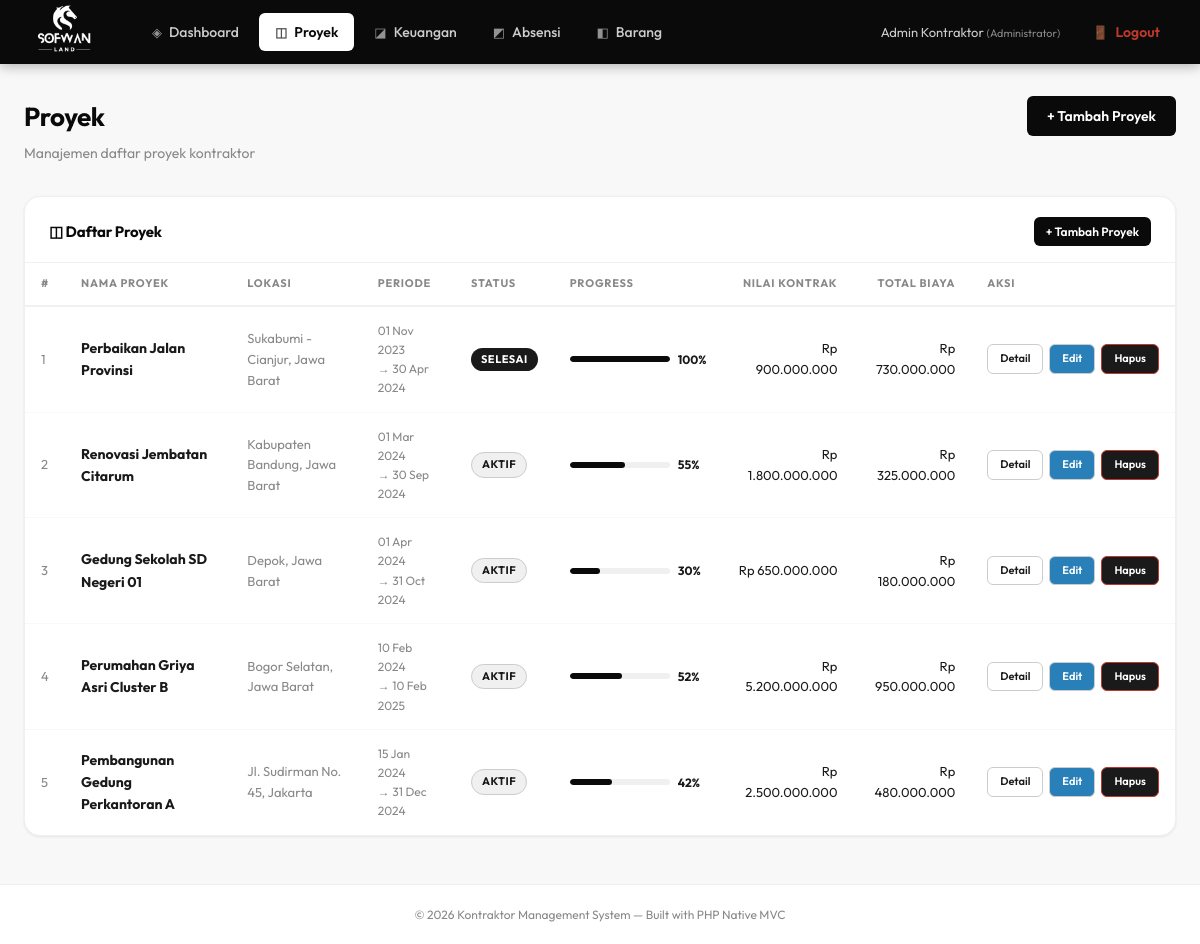
Page /public/index.php?page=proyek (signed in) on the committed database.
### tables this page shows
CREATE TABLE IF NOT EXISTS proyek (
    id INT AUTO_INCREMENT PRIMARY KEY,
    nama_proyek VARCHAR(255) NOT NULL,
    lokasi VARCHAR(255) NOT NULL,
    tanggal_mulai DATE,
    tanggal_selesai DATE,
    nilai_kontrak DECIMAL(15,2) DEFAULT 0,
    progress_total DECIMAL(5,2) DEFAULT 0,
    status ENUM('aktif','selesai','pending') DEFAULT 'aktif',
    deskripsi TEXT,
    created_at TIMESTAMP DEFAULT CURRENT_TIMESTAMP
);

### config/roles.php (called while the page is built, shortened)
<?php
function getUserRole(): string
{
    return $_SESSION['user_role'] ?? 'user';
}
function getRolePermissions(): array
{
    return [
        'admin' => [
            'pages' => ['dashboard', 'absensi', 'barang', 'proyek', 'keuangan', 'pekerjaan', 'kurva_s'],
            'menu' => [
                'dashboard' => ['icon' => '◈', 'label' => 'Dashboard'],
                'proyek'    => ['icon' => '◫', 'label' => 'Proyek'],
                'keuangan'  => ['icon' => '◪', 'label' => 'Keuangan'],
                'absensi'   => ['icon' => '◩', 'label' => 'Absensi'],
                'barang'    => ['icon' => '◧', 'label' => 'Barang'],
            ],
            'manage' => ['proyek', 'absensi', 'barang', 'pekerjaan', 'kurva_s'],
            'dashboard_subtitle' => 'Kelola absensi, persediaan barang, dan proyek',
        ],
        'manager' => [
            'pages' => ['dashboard', 'proyek', 'keuangan', 'barang', 'absensi', 'pekerjaan', 'kurva_s'],
            'menu' => [
                'dashboard' => ['icon' => '◈', 'label' => 'Dashboard'],
                'proyek'    => ['icon' => '◫', 'label' => 'Proyek'],
                'keuangan'  => ['icon' => '◪', 'label' => 'Keuangan'],
                'absensi'   => ['icon' => '◩', 'label' => 'Absensi'],
                'barang'    => ['icon' => '◧', 'label' => 'Barang'],
            ],
            'manage' => ['proyek', 'keuangan', 'absensi', 'pekerjaan', 'kurva_s'],
            'dashboard_subtitle' => 'Pantau proyek dan laporan keuangan',
        ],
        'owner' => [
            'pages' => ['dashboard', 'proyek', 'keuangan', 'barang', 'absensi', 'pekerjaan', 'kurva_s', 'pengguna'],
            'menu' => [
                'dashboard' => ['icon' => '◈', 'label' => 'Dashboard'],
                'proyek'    => ['icon' => '◫', 'label' => 'Proyek'],
                'keuangan'  => ['icon' => '◪', 'label' => 'Keuangan'],
                'absensi'   => ['icon' => '◩', 'label' => 'Absensi'],
                'barang'    => ['icon' => '◧', 'label' => 'Barang'],
                'pengguna'  => ['icon' => '◉', 'label' => 'Pengguna'],
            ],
            'manage' => ['pengguna'],
            'dashboard_subtitle' => 'Pantau seluruh proyek dan kelola pengguna',
        ],
        'user' => [
            'pages' => ['absensi'],
            'menu' => [
                'absensi' => ['icon' => '◩', 'label' => 'Absensi'],
            ],
            'manage' => [],
            'dashboard_subtitle' => 'Akses terbatas: hanya absensi',
        ],
    ];
}
function getManagedModules(): array
{
    $role = getUserRole();
    $perms = getRolePermissions();
    return $perms[$role]['manage'] ?? [];
}
function roleCanManage(string $module): bool
{
    return in_array($module, getManagedModules(), true);
}

### config/database.php (called while the page is built, shortened)
<?php
function getDB() {
    static $pdo = null;
    if ($pdo === null) {
        try {
            $dsn = "mysql:host=" . DB_HOST . ";dbname=" . DB_NAME . ";charset=utf8mb4";
            $pdo = new PDO($dsn, DB_USER, DB_PASS, [
                PDO::ATTR_ERRMODE            => PDO::ERRMODE_EXCEPTION,
                PDO::ATTR_DEFAULT_FETCH_MODE => PDO::FETCH_ASSOC,
                PDO::ATTR_EMULATE_PREPARES   => false,
            ]);
        } catch (PDOException $e) {
            die(json_encode(['error' => 'Koneksi database gagal: ' . $e->getMessage()]));
        }
    }
    return $pdo;
}

### app/models/ProyekModel.php (called while the page is built, shortened)
<?php
class ProyekModel {
    private $db;
    public function __construct() {
        $this->db = getDB();
    }
    public function getAll(): array {
        $sql = "
            SELECT
                p.id, p.nama_proyek, p.lokasi, p.status,
                p.tanggal_mulai, p.tanggal_selesai, p.nilai_kontrak,
                COALESCE(pr.persentase, 0) AS progress_terbaru,
                COUNT(DISTINCT a.id_karyawan) AS total_pekerja,
                COALESCE(SUM(DISTINCT bk_sum.total_bk), 0) AS total_barang_keluar,
                COALESCE(lk_sum.total_biaya, 0) AS total_biaya
            FROM proyek p
            LEFT JOIN (
                SELECT id_proyek, persentase FROM progress
                WHERE (id_proyek, tanggal) IN (
                    SELECT id_proyek, MAX(tanggal) FROM progress GROUP BY id_proyek
                )
            ) pr ON pr.id_proyek = p.id
            LEFT JOIN absensi a ON a.id_proyek = p.id
            LEFT JOIN (
                SELECT id_proyek, SUM(jumlah) AS total_bk FROM barang_keluar GROUP BY id_proyek
            ) bk_sum ON bk_sum.id_proyek = p.id
            LEFT JOIN (
                SELECT id_proyek, SUM(jumlah) AS total_biaya FROM laporan_keuangan
                WHERE tipe = 'pengeluaran' GROUP BY id_proyek
            ) lk_sum ON lk_sum.id_proyek = p.id
            GROUP BY p.id, p.nama_proyek, p.lokasi, p.status,
                     p.tanggal_mulai, p.tanggal_selesai, p.nilai_kontrak,
                     pr.persentase, lk_sum.total_biaya
            ORDER BY p.created_at DESC
        ";
        return $this->db->query($sql)->fetchAll();
    }
}

### app/views/proyek/index.php (the view)
<?php require BASE_PATH . '/app/views/layouts/header.php'; ?>
<div class="card">
    <div class="card-header">
        <span class="card-title">◫ Daftar Proyek</span>
        <?php if (roleCanManage('proyek')): ?>
        <a href="<?= BASE_URL ?>/public/index.php?page=proyek&action=create" class="btn btn-primary btn-sm">+ Tambah Proyek</a>
        <?php endif; ?>
    </div>
    <div class="table-wrap">
        <table>
            <thead>
                <tr>
                    <th>#</th>
                    <th>Nama Proyek</th>
                    <th>Lokasi</th>
                    <th>Periode</th>
                    <th>Status</th>
                    <th>Progress</th>
                    <th class="text-right">Nilai Kontrak</th>
                    <th class="text-right">Total Biaya</th>
                    <th>Aksi</th>
                </tr>
            </thead>
            <tbody>
                <?php if (empty($proyekList)): ?>
                <tr><td colspan="9" class="empty-state"><div class="empty-state-icon">◫</div><p>Belum ada proyek</p></td></tr>
                <?php else: ?>
                <?php foreach ($proyekList as $i => $p): ?>
                <tr>
                    <td class="text-muted"><?= $i + 1 ?></td>
                    <td><strong><?= htmlspecialchars($p['nama_proyek']) ?></strong></td>
                    <td class="text-muted"><?= htmlspecialchars($p['lokasi']) ?></td>
                    <td class="text-muted" style="font-size:12px">
                        <?= $p['tanggal_mulai'] ? date('d M Y', strtotime($p['tanggal_mulai'])) : '-' ?>
                        <br>→ <?= $p['tanggal_selesai'] ? date('d M Y', strtotime($p['tanggal_selesai'])) : '-' ?>
                    </td>
                    <td><span class="badge badge-<?= $p['status'] ?>"><?= ucfirst($p['status']) ?></span></td>
                    <td>
                        <div class="flex">
                            <div class="progress-bar-wrap">
                                <div class="progress-bar-fill" data-width="<?= $p['progress_terbaru'] ?>"></div>
                            </div>
                            <span class="progress-label"><?= $p['progress_terbaru'] ?>%</span>
                        </div>
                    </td>
                    <td class="text-right" style="font-size:13px">Rp <?= number_format($p['nilai_kontrak'], 0, ',', '.') ?></td>
                    <td class="text-right" style="font-size:13px">Rp <?= number_format($p['total_biaya'], 0, ',', '.') ?></td>
                    <td>
                        <div class="flex" style="gap: 6px;">
                            <a href="<?= BASE_URL ?>/public/index.php?page=proyek&action=detail&id=<?= $p['id'] ?>" class="btn btn-secondary btn-sm" style="font-size:11px;">Detail</a>
                            <?php if (roleCanManage('proyek')): ?>
                            <a href="<?= BASE_URL ?>/public/index.php?page=proyek&action=edit&id=<?= $p['id'] ?>" class="btn btn-secondary btn-sm" style="font-size:11px; background:#2980b9; color:white;">Edit</a>
                            <a href="javascript:void(0)"
                               onclick="confirmDelete('<?= BASE_URL ?>/public/index.php?page=proyek&action=delete&id=<?= $p['id'] ?>', '<?= htmlspecialchars($p['nama_proyek'], ENT_QUOTES) ?>')"
                               class="btn btn-danger btn-sm" style="font-size:11px;">Hapus</a>
                            <?php endif; ?>
                        </div>
                    </td>
                </tr>
                <?php endforeach; ?>
                <?php endif; ?>
            </tbody>
        </table>
    </div>
</div>
<?php require BASE_PATH . '/app/views/layouts/footer.php'; ?>

### public/assets/css/style.css (style rules this page uses)
:root { --black: #0a0a0a; --dark: #1a1a1a; --mid-dark: #2d2d2d; --gray-700: #444; --gray-500: #888; --gray-300: #ccc; --gray-100: #f0f0f0; --gray-50: #f8f8f8; --white: #ffffff; --accent: #1a1a1a; --shadow-sm: 0 1px 3px rgba(0,0,0,0.08); --shadow-md: 0 4px 16px rgba(0,0,0,0.10); --shadow-lg: 0 8px 32px rgba(0,0,0,0.14); --radius-sm: 6px; --radius-md: 10px; --radius-lg: 16px; --font: 'Outfit', sans-serif; --navbar-h: 64px; }
*, *::before, *::after { box-sizing: border-box; margin: 0; padding: 0; }
html { scroll-behavior: smooth; }
body { font-family: var(--font); background: var(--gray-50); color: var(--dark); font-size: 15px; line-height: 1.6; min-height: 100vh; }
.btn { display: inline-flex; align-items: center; gap: 8px; padding: 9px 20px; border-radius: var(--radius-sm); font-family: var(--font); font-size: 14px; font-weight: 600; cursor: pointer; border: none; text-decoration: none; transition: all 0.2s ease; white-space: nowrap; }
.btn-primary { background: var(--black); color: var(--white); }
.btn-secondary { background: var(--white); color: var(--dark); border: 1.5px solid var(--gray-300); }
.btn-danger { background: #1a1a1a; color: #fff; border: 1.5px solid #c0392b; }
.btn-sm { padding: 5px 12px; font-size: 12px; }
.card { background: var(--white); border: 1px solid var(--gray-100); border-radius: var(--radius-lg); box-shadow: var(--shadow-sm); overflow: hidden; }
.card-header { padding: 20px 24px 16px; border-bottom: 1px solid var(--gray-100); display: flex; align-items: center; justify-content: space-between; gap: 12px; }
.card-title { font-size: 15px; font-weight: 700; color: var(--black); letter-spacing: -0.2px; }
.table-wrap { overflow-x: auto; -webkit-overflow-scrolling: touch; }
table { width: 100%; border-collapse: collapse; font-size: 14px; }
thead th { text-align: left; padding: 12px 16px; font-size: 11px; font-weight: 700; color: var(--gray-500); text-transform: uppercase; letter-spacing: 0.8px; border-bottom: 2px solid var(--gray-100); white-space: nowrap; }
tbody td { padding: 14px 16px; border-bottom: 1px solid var(--gray-50); color: var(--dark); vertical-align: middle; }
tbody tr:last-child td { border-bottom: none; }
.progress-bar-wrap { background: var(--gray-100); border-radius: 99px; height: 6px; overflow: hidden; width: 100px; min-width: 80px; }
.progress-bar-fill { height: 100%; background: var(--black); border-radius: 99px; transition: width 0.6s ease; }
.progress-label { font-size: 12px; font-weight: 700; color: var(--dark); white-space: nowrap; }
.badge { display: inline-flex; align-items: center; padding: 3px 10px; border-radius: 99px; font-size: 11px; font-weight: 700; text-transform: uppercase; letter-spacing: 0.5px; }
.badge-aktif { background: #f0f0f0; color: #1a1a1a; border: 1px solid #ccc; }
.badge-selesai { background: #1a1a1a; color: #fff; }
.text-right { text-align: right; }
.text-muted { color: var(--gray-500); font-size: 13px; }
.flex { display: flex; align-items: center; gap: 8px; }

### rows in the picture
proyek: nama_proyek "Perbaikan Jalan Provinsi", lokasi "Sukabumi - Cianjur, Jawa Barat", tanggal_mulai "01 Nov 2023", tanggal_selesai "30 Apr 2024", status "SELESAI", progress_terbaru "100", nilai_kontrak "900.000.000", total_biaya "730.000.000"
proyek: nama_proyek "Renovasi Jembatan Citarum", lokasi "Kabupaten Bandung, Jawa Barat", tanggal_mulai "01 Mar 2024", tanggal_selesai "30 Sep 2024", status "AKTIF", progress_terbaru "55", nilai_kontrak "1.800.000.000", total_biaya "325.000.000"
proyek: nama_proyek "Gedung Sekolah SD Negeri 01", lokasi "Depok, Jawa Barat", tanggal_mulai "01 Apr 2024", tanggal_selesai "31 Oct 2024", status "AKTIF", progress_terbaru "30", nilai_kontrak "650.000.000", total_biaya "180.000.000"
proyek: nama_proyek "Perumahan Griya Asri Cluster B", lokasi "Bogor Selatan, Jawa Barat", tanggal_mulai "10 Feb 2024", tanggal_selesai "10 Feb 2025", status "AKTIF", progress_terbaru "52", nilai_kontrak "5.200.000.000", total_biaya "950.000.000"
proyek: nama_proyek "Pembangunan Gedung Perkantoran A", lokasi "Jl. Sudirman No. 45, Jakarta", tanggal_mulai "15 Jan 2024", tanggal_selesai "31 Dec 2024", status "AKTIF", progress_terbaru "42", nilai_kontrak "2.500.000.000", total_biaya "480.000.000"

### other values in the picture
$item['icon'] "◈"
$item['label'] "Dashboard"
$item['icon'] "◫"
$item['label'] "Proyek"
$item['icon'] "◪"
$item['label'] "Keuangan"
$item['icon'] "◩"
$item['label'] "Absensi"
$item['icon'] "◧"
$item['label'] "Barang"
$_SESSION['nama'] "Admin Kontraktor"
getRoleLabel() "Administrator"
$pageTitle "Proyek"
$pageSubtitle "Manajemen daftar proyek kontraktor"
